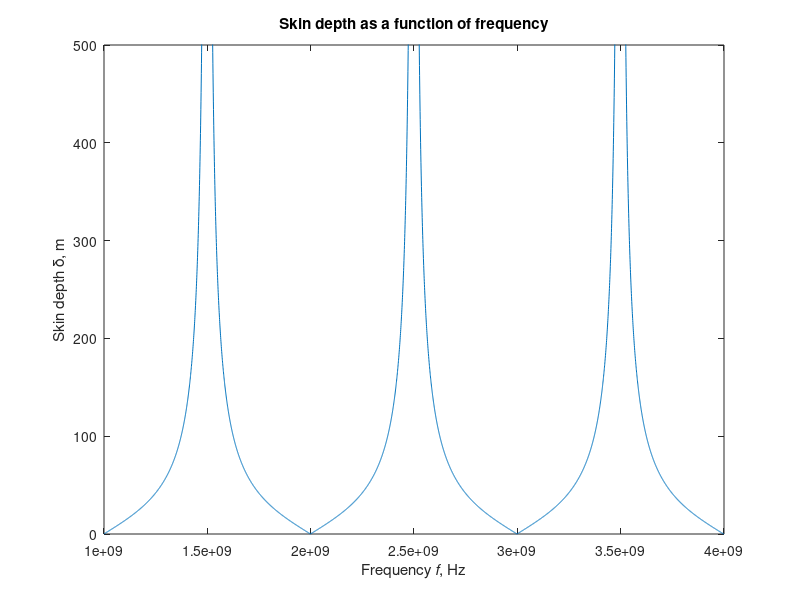

MATLAB code for this plot:
%
%   This file computes the input impedance of the
%   short-circuit transmission line as described in Example 2.6
% 
%   Copyright (c) 1999 by P.Bretchko and R.Ludwig
%   "RF Circuit Design: Theory and Practice"
%

close all; % close all opened graphs
figure;    % open a new graph

% define distributed transmission line parameters
L=209.410e-9;  % line inductance in H/m
C=119.510e-12; % line capacitance in F/m

vp=1/sqrt(L*C); % phase velocity
Z0=sqrt(L/C);   % characteristic line impedance

d=0.1;  % line length
N=5000; % number of frequency sampling points

f=1e9+3e9*(0:N)/N;
Z=tan(2*pi*f*d/vp);

plot(f,abs(Z0*Z));
title('Skin depth as a function of frequency');
xlabel('Frequency {\itf}, Hz');
ylabel('Skin depth {\delta}, m');
axis([1e9 4e9 0 500]);
% print -deps 'fig2_28.eps' % if uncommented -> saves a copy of plot in EPS format
